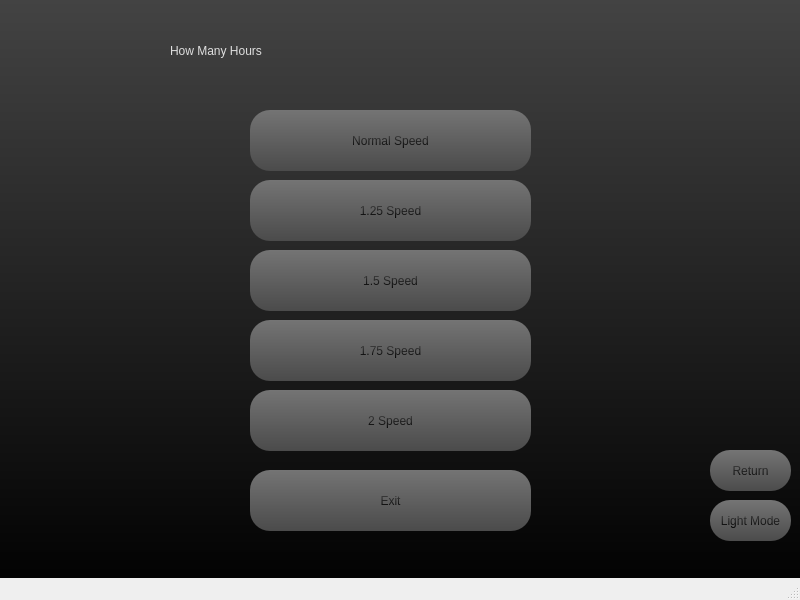
<?xml version="1.0" encoding="UTF-8"?>
<ui version="4.0">
 <class>DoneDark</class>
 <widget class="QMainWindow" name="DoneDark">
  <property name="geometry">
   <rect>
    <x>0</x>
    <y>0</y>
    <width>800</width>
    <height>600</height>
   </rect>
  </property>
  <property name="windowTitle">
   <string>MainWindow</string>
  </property>
  <widget class="QWidget" name="centralwidget">
   <widget class="QWidget" name="bgwidget" native="true">
    <property name="geometry">
     <rect>
      <x>0</x>
      <y>0</y>
      <width>800</width>
      <height>600</height>
     </rect>
    </property>
    <property name="styleSheet">
     <string notr="true">QWidget#bgwidget{
background-color: qlineargradient(spread:pad, x1:0, y1:0, x2:0, y2:1, stop:0 rgba(67, 67, 67, 255), stop:1 rgba(0, 0, 0, 255));}</string>
    </property>
    <widget class="QPushButton" name="Normal_bot">
     <property name="geometry">
      <rect>
       <x>250</x>
       <y>110</y>
       <width>281</width>
       <height>61</height>
      </rect>
     </property>
     <property name="styleSheet">
      <string notr="true">background-color: qlineargradient(spread:pad, x1:0, y1:0, x2:0, y2:1, stop:0 rgba(116, 116, 116, 255), stop:1 rgba(75, 75, 75, 255));
border-radius:20px;
font: 24pt &quot;Microsoft YaHei UI&quot;;
color: qlineargradient(spread:pad, x1:0, y1:0, x2:0, y2:1, stop:0 rgba(67, 67, 67, 255), stop:1 rgba(0, 0, 0, 255));</string>
     </property>
     <property name="text">
      <string>Normal Speed</string>
     </property>
    </widget>
    <widget class="QLabel" name="label">
     <property name="geometry">
      <rect>
       <x>170</x>
       <y>20</y>
       <width>451</width>
       <height>61</height>
      </rect>
     </property>
     <property name="styleSheet">
      <string notr="true">font: 40pt &quot;Microsoft YaHei UI&quot;;;
color: qlineargradient(spread:pad, x1:0, y1:0, x2:0, y2:1, stop:0 rgba(255, 255, 255, 255), stop:1 rgba(223, 223, 223, 255));</string>
     </property>
     <property name="text">
      <string>How Many Hours</string>
     </property>
    </widget>
    <widget class="QPushButton" name="Exit_bot">
     <property name="geometry">
      <rect>
       <x>250</x>
       <y>470</y>
       <width>281</width>
       <height>61</height>
      </rect>
     </property>
     <property name="styleSheet">
      <string notr="true">background-color: qlineargradient(spread:pad, x1:0, y1:0, x2:0, y2:1, stop:0 rgba(116, 116, 116, 255), stop:1 rgba(75, 75, 75, 255));
border-radius:20px;
font: 24pt &quot;Microsoft YaHei UI&quot;;
color: qlineargradient(spread:pad, x1:0, y1:0, x2:0, y2:1, stop:0 rgba(67, 67, 67, 255), stop:1 rgba(0, 0, 0, 255));</string>
     </property>
     <property name="text">
      <string>Exit</string>
     </property>
    </widget>
    <widget class="QPushButton" name="Dark_bot">
     <property name="geometry">
      <rect>
       <x>710</x>
       <y>500</y>
       <width>81</width>
       <height>41</height>
      </rect>
     </property>
     <property name="styleSheet">
      <string notr="true">background-color: qlineargradient(spread:pad, x1:0, y1:0, x2:0, y2:1, stop:0 rgba(116, 116, 116, 255), stop:1 rgba(75, 75, 75, 255));
border-radius:20px;
font: 10pt &quot;Microsoft YaHei UI&quot;;
color: qlineargradient(spread:pad, x1:0, y1:0, x2:0, y2:1, stop:0 rgba(67, 67, 67, 255), stop:1 rgba(0, 0, 0, 255));</string>
     </property>
     <property name="text">
      <string>Light Mode</string>
     </property>
    </widget>
    <widget class="QPushButton" name="Quarter_bot">
     <property name="geometry">
      <rect>
       <x>250</x>
       <y>180</y>
       <width>281</width>
       <height>61</height>
      </rect>
     </property>
     <property name="styleSheet">
      <string notr="true">background-color: qlineargradient(spread:pad, x1:0, y1:0, x2:0, y2:1, stop:0 rgba(116, 116, 116, 255), stop:1 rgba(75, 75, 75, 255));
border-radius:20px;
font: 24pt &quot;Microsoft YaHei UI&quot;;
color: qlineargradient(spread:pad, x1:0, y1:0, x2:0, y2:1, stop:0 rgba(67, 67, 67, 255), stop:1 rgba(0, 0, 0, 255));</string>
     </property>
     <property name="text">
      <string>1.25 Speed</string>
     </property>
    </widget>
    <widget class="QPushButton" name="Half_bot">
     <property name="geometry">
      <rect>
       <x>250</x>
       <y>250</y>
       <width>281</width>
       <height>61</height>
      </rect>
     </property>
     <property name="styleSheet">
      <string notr="true">background-color: qlineargradient(spread:pad, x1:0, y1:0, x2:0, y2:1, stop:0 rgba(116, 116, 116, 255), stop:1 rgba(75, 75, 75, 255));
border-radius:20px;
font: 24pt &quot;Microsoft YaHei UI&quot;;
color: qlineargradient(spread:pad, x1:0, y1:0, x2:0, y2:1, stop:0 rgba(67, 67, 67, 255), stop:1 rgba(0, 0, 0, 255));</string>
     </property>
     <property name="text">
      <string>1.5 Speed</string>
     </property>
    </widget>
    <widget class="QPushButton" name="ThreeQuarters_bot">
     <property name="geometry">
      <rect>
       <x>250</x>
       <y>320</y>
       <width>281</width>
       <height>61</height>
      </rect>
     </property>
     <property name="styleSheet">
      <string notr="true">background-color: qlineargradient(spread:pad, x1:0, y1:0, x2:0, y2:1, stop:0 rgba(116, 116, 116, 255), stop:1 rgba(75, 75, 75, 255));
border-radius:20px;
font: 24pt &quot;Microsoft YaHei UI&quot;;
color: qlineargradient(spread:pad, x1:0, y1:0, x2:0, y2:1, stop:0 rgba(67, 67, 67, 255), stop:1 rgba(0, 0, 0, 255));</string>
     </property>
     <property name="text">
      <string>1.75 Speed</string>
     </property>
    </widget>
    <widget class="QPushButton" name="Double_bot">
     <property name="geometry">
      <rect>
       <x>250</x>
       <y>390</y>
       <width>281</width>
       <height>61</height>
      </rect>
     </property>
     <property name="styleSheet">
      <string notr="true">background-color: qlineargradient(spread:pad, x1:0, y1:0, x2:0, y2:1, stop:0 rgba(116, 116, 116, 255), stop:1 rgba(75, 75, 75, 255));
border-radius:20px;
font: 24pt &quot;Microsoft YaHei UI&quot;;
color: qlineargradient(spread:pad, x1:0, y1:0, x2:0, y2:1, stop:0 rgba(67, 67, 67, 255), stop:1 rgba(0, 0, 0, 255));</string>
     </property>
     <property name="text">
      <string>2 Speed</string>
     </property>
    </widget>
    <widget class="QPushButton" name="Return_bot">
     <property name="geometry">
      <rect>
       <x>710</x>
       <y>450</y>
       <width>81</width>
       <height>41</height>
      </rect>
     </property>
     <property name="styleSheet">
      <string notr="true">background-color: qlineargradient(spread:pad, x1:0, y1:0, x2:0, y2:1, stop:0 rgba(116, 116, 116, 255), stop:1 rgba(75, 75, 75, 255));
border-radius:20px;
font: 10pt &quot;Microsoft YaHei UI&quot;;
color: qlineargradient(spread:pad, x1:0, y1:0, x2:0, y2:1, stop:0 rgba(67, 67, 67, 255), stop:1 rgba(0, 0, 0, 255));</string>
     </property>
     <property name="text">
      <string>Return</string>
     </property>
    </widget>
   </widget>
  </widget>
  <widget class="QMenuBar" name="menubar">
   <property name="geometry">
    <rect>
     <x>0</x>
     <y>0</y>
     <width>800</width>
     <height>21</height>
    </rect>
   </property>
  </widget>
  <widget class="QStatusBar" name="statusbar"/>
 </widget>
 <resources/>
 <connections/>
</ui>
